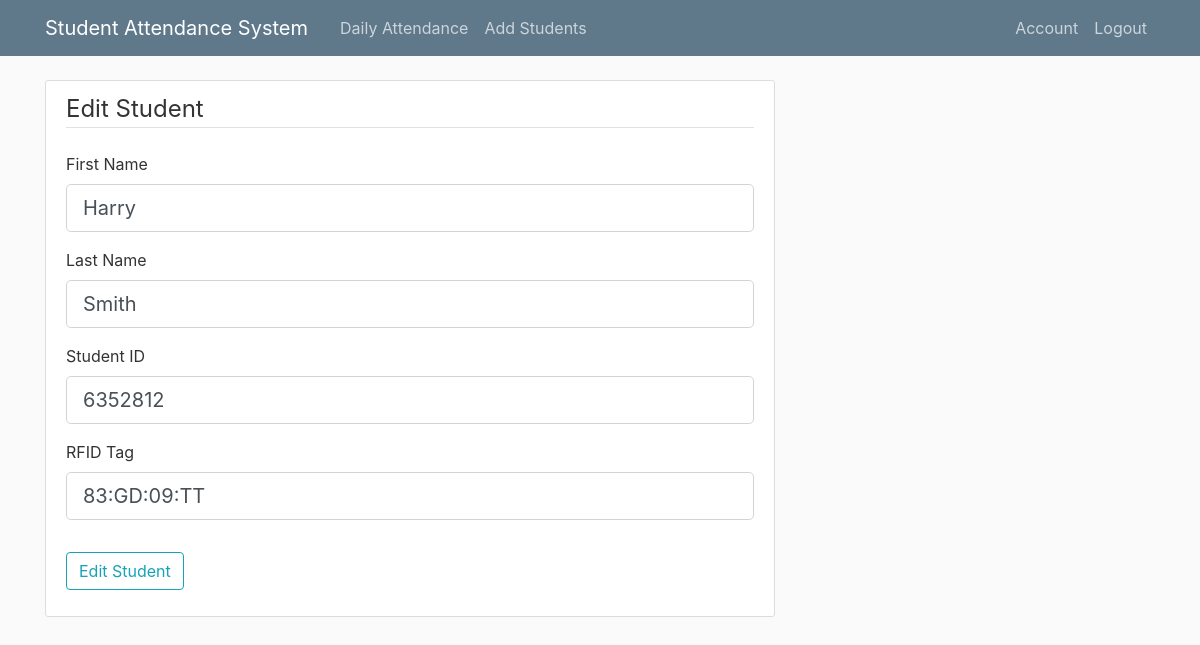
Page /stedit/6352812 (signed in) on the earlier database version.
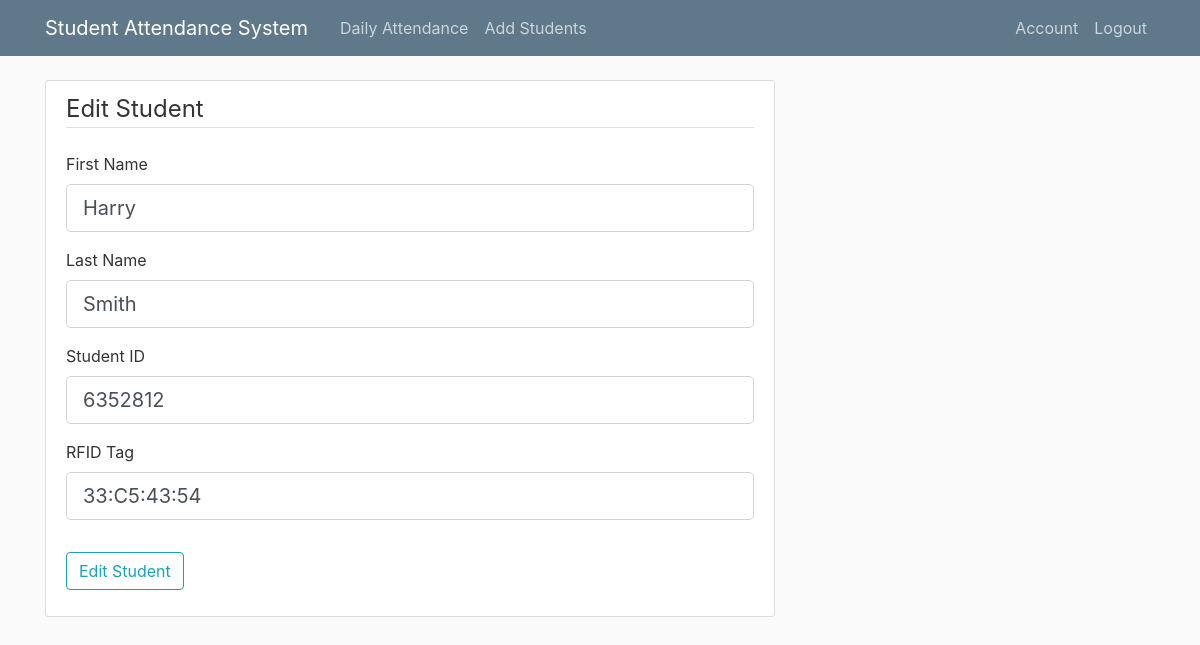
Same page on the later database version.
### app/models.py (models this page shows, shortened)
class student(db.Model):
	__tablename__ = "student"
	lname = db.Column(db.String(128))
	fname = db.Column(db.String(128))
	id = db.Column(db.Integer, primary_key=True)
	rfid = db.Column(db.String(16))
	present = db.Column(db.String(16))
	subject = db.Column(db.String(20))

### app/routes.py (the view)
@app.route("/stedit/<id>", methods=['GET', 'POST'])
@login_required
def stedit(id):
	user = student.query.filter_by(id=id).first_or_404()
	form = EditStudent(obj=user)
	if form.validate_on_submit():
		form.populate_obj(user)
		db.session.commit()
		flash('Student edited')
		return redirect(url_for('attendance'))
	return render_template('stedit.html', title='Edit Student', form=form)

### app/forms.py
class EditStudent(FlaskForm):
	fname = StringField('First Name', validators=[DataRequired()])
	lname = StringField('Last Name', validators=[DataRequired()])
	id = IntegerField('Student ID', validators=[DataRequired()])
	rfid = StringField('RFID Tag', validators=[DataRequired()])
	submit = SubmitField('Edit Student')

### app/models.py (called while the page is built)
@login_manager.user_loader
def load_user(user_id):
	user = teacher.query.get(int(user_id))
	if user:
		return user

### app/templates/stedit.html (shortened to what this page needs)
{% extends "base.html" %}
{% block content %}
    <div class="content-section">
        <form method="POST" action="">
            <fieldset class="form-group">
                <legend class="border-bottom mb-4">Edit Student</legend>
                <div class="form-group">
                    {{ form.fname.label(class="form-control-label") }}
                    {% if form.fname.errors %}
                        {{ form.fname(class="form-control form-control-lg is-invalid") }}
                        <div class="invalid-feedback">
                            {% for error in form.fname.errors %}
                                <span>{{ error }}</span>
                            {% endfor %}
                        </div>
                    {% else %}
                        {{ form.fname(class="form-control form-control-lg") }}
                    {% endif %}
                </div>
                <div class="form-group">
                    {{ form.lname.label(class="form-control-label") }}
                    {% if form.lname.errors %}
                        {{ form.lname(class="form-control form-control-lg is-invalid") }}
                        <div class="invalid-feedback">
                            {% for error in form.lname.errors %}
                                <span>{{ error }}</span>
                            {% endfor %}
                        </div>
                    {% else %}
                        {{ form.lname(class="form-control form-control-lg") }}
                    {% endif %}
                </div>
                <div class="form-group">
                    {{ form.id.label(class="form-control-label") }}
                    {% if form.id.errors %}
                        {{ form.id(class="form-control form-control-lg is-invalid") }}
                        <div class="invalid-feedback">
                            {% for error in form.id.errors %}
                                <span>{{ error }}</span>
                            {% endfor %}
                        </div>
                    {% else %}
                        {{ form.id(class="form-control form-control-lg") }}
                    {% endif %}
                </div>
                <div class="form-group">
                    {{ form.rfid.label(class="form-control-label") }}
                    {% if form.rfid.errors %}
                        {{ form.rfid(class="form-control form-control-lg is-invalid") }}
                        <div class="invalid-feedback">
                                <span>{{ error }}</span>
                            {% for error in form.rfid.errors %}
                            {% endfor %}
                        </div>
                    {% else %}
                        {{ form.rfid(class="form-control form-control-lg") }}
                    {% endif %}
                </div>
            </fieldset>
            <div class="form-group">
                {{ form.submit(class="btn btn-outline-info") }}
            </div>
        </form>
    </div>
{% endblock content %}

Differences in the rows shown:
changed student "Harry": rfid "83:GD:09:TT" → "33:C5:43:54"
